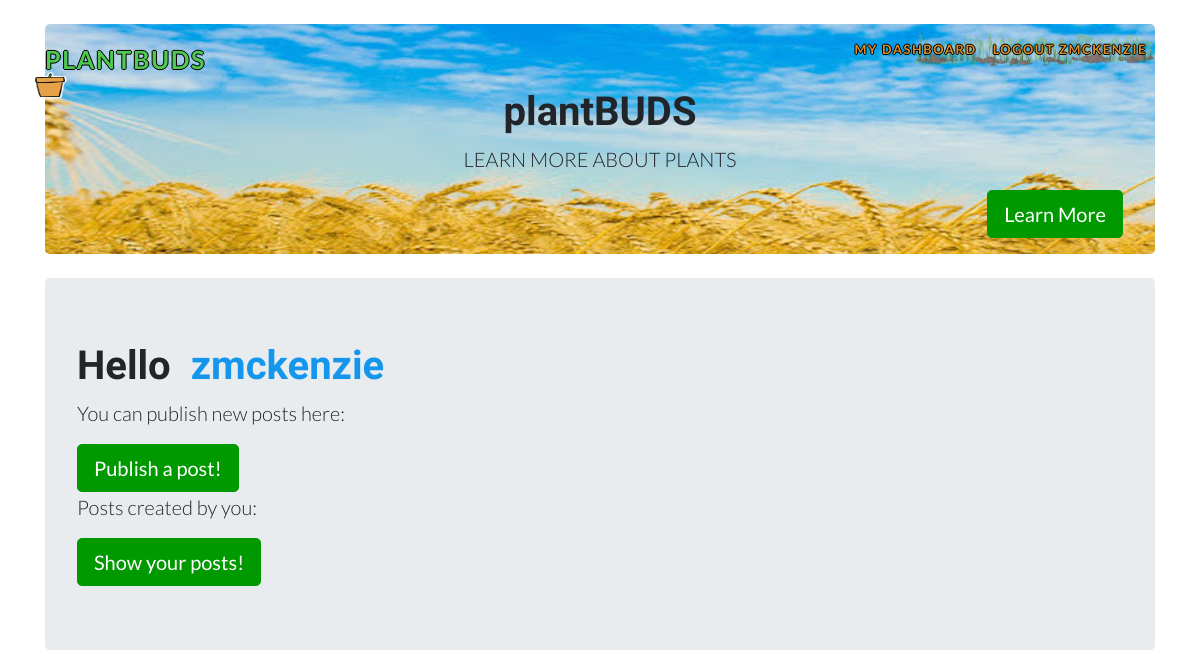
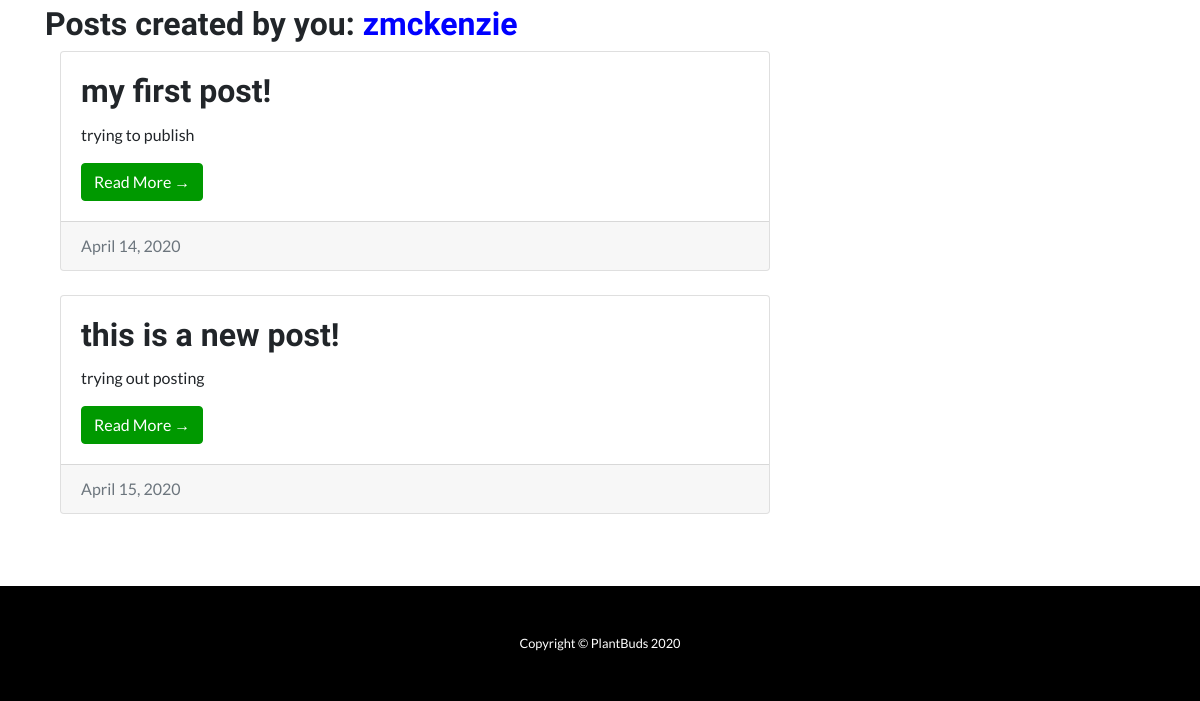
Page /all_posts (signed in) on the earlier database version (2 pictures, top to bottom).
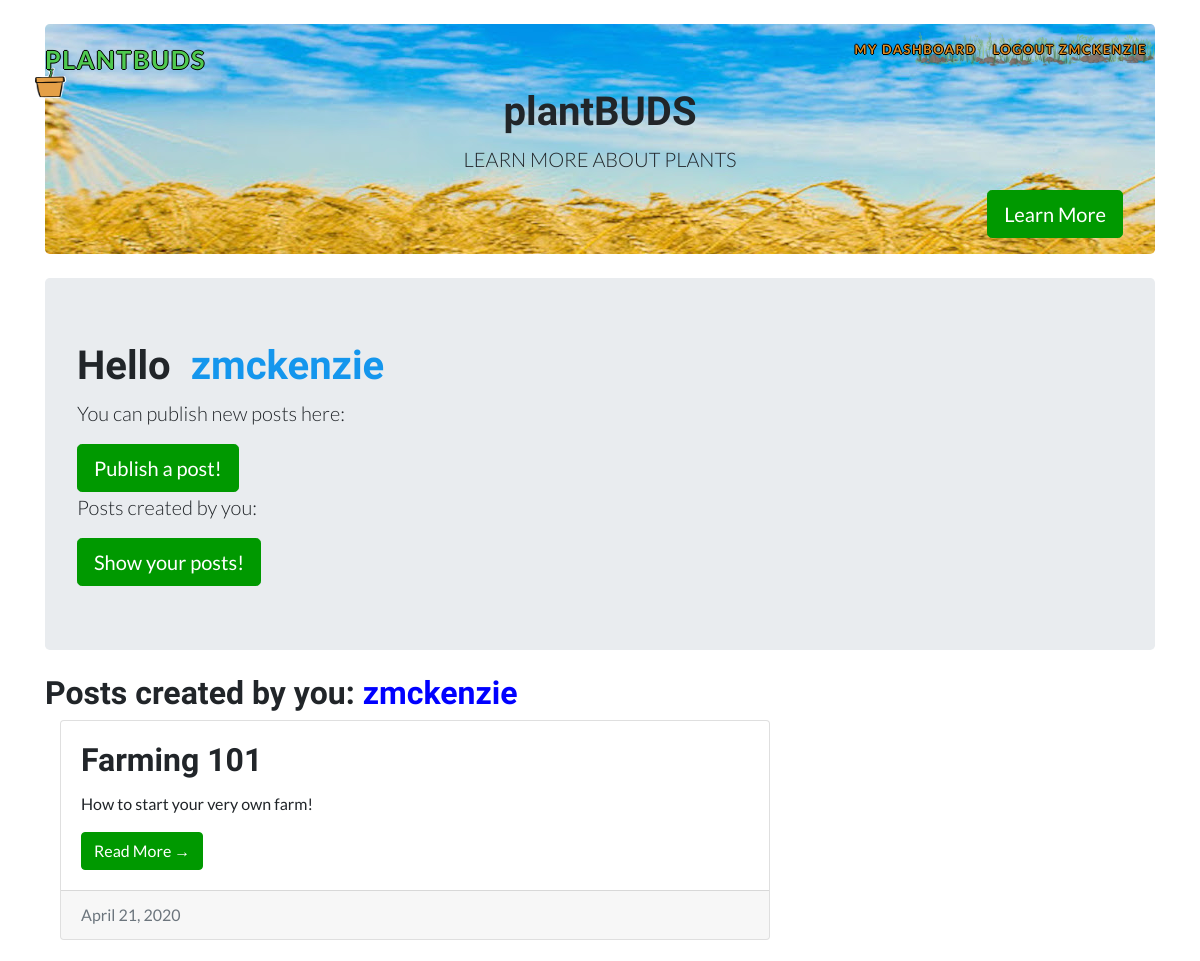
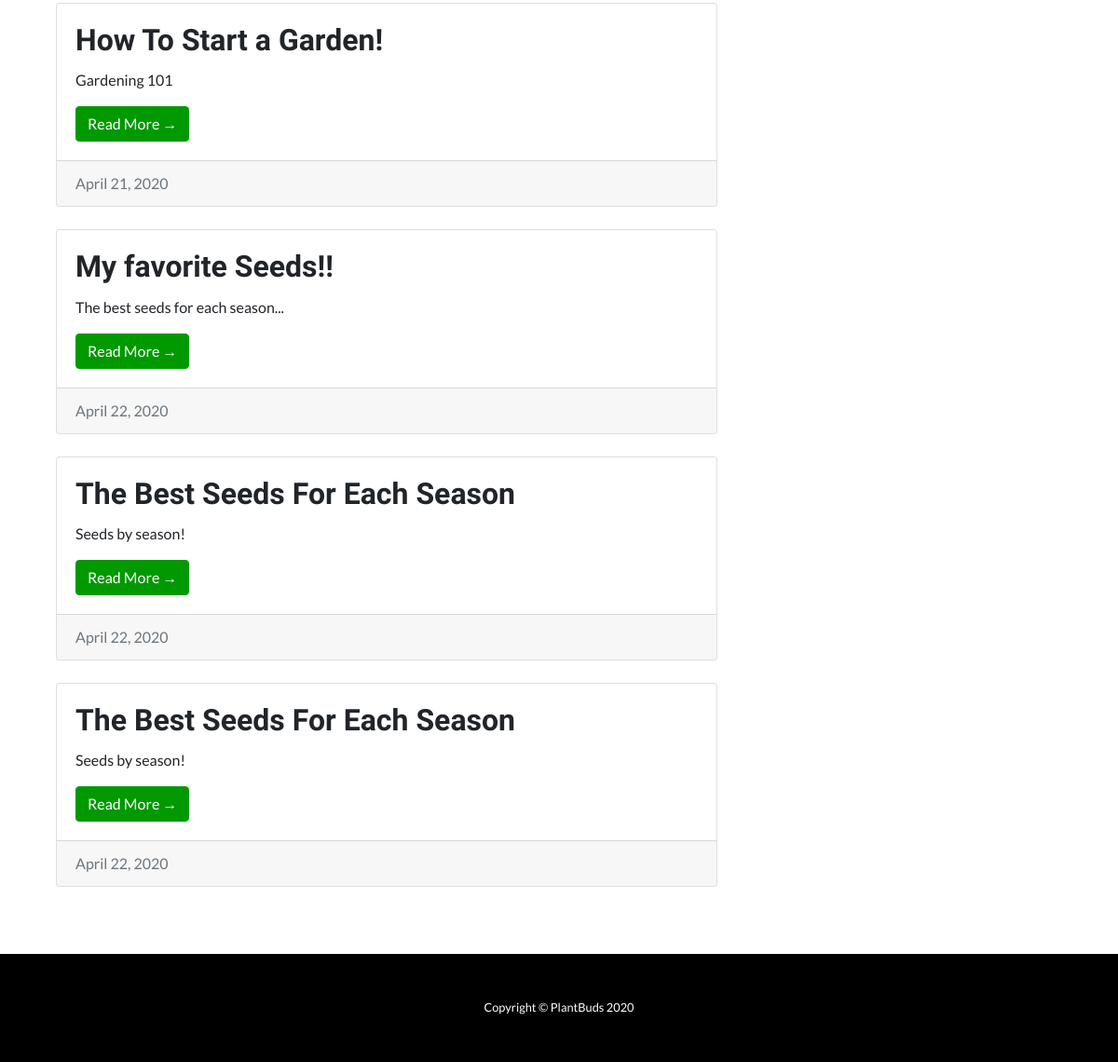
Same page on the later database version (2 pictures, top to bottom).
### share/models.py (models this page shows)
class Publishing(models.Model):
    def __str__(self):
        return self.title
    plantbuddy = models.ForeignKey(PlantBuddy, on_delete=models.CASCADE)
    title = models.CharField(max_length=50, null=False, blank=False, unique=False)
    description = models.TextField(max_length=100, null=False, blank=False, unique=False)
    subject = models.CharField(max_length=50, null=False, blank=False, unique=False)
    body = models.TextField(max_length=10000, unique=False)
    make_public = models.BooleanField(default=True)
    created = models.DateField(auto_now_add=True)
    updated = models.DateField(auto_now=True)     # everytime the obj is saved, new time is saved

### share/views.py (the view)
# urls.py: path('all_posts', views.farmer_posts, name='farmer_posts'),
def farmer_posts(request):
    if request.method == "GET":
        user = request.user
        if not user.is_authenticated:
            return redirect("share:login")
        else:
            all_posts = Publishing.objects.filter(plantbuddy=user.plantbuddy.id)   # Posts table has a plantbuddy field (FK)
            print('*********** Testing objs retrieved from DB ************')
            print('all_posts:', all_posts)
            print('*******************************')
            return render(request, "share/farmer_posts.html", {'all_posts':all_posts})

### share/templates/share/farmer_posts.html (shortened to what this page needs)
{% extends "share/dashboard.html" %}
{% block posts %}
<div class="columns">
    <div class="column">
        <h2 class="title is-2">Posts created by you:
          <span style="color:blue">{{ user.username }}</span>
        </h2>
        <div class="container">
          <div class="row">
            <div class="col-md-8">
      {% for p in all_posts %}
              <div class="card mb-4">
                <div class="card-body">
                  <h2 class="card-title">{{ p.title }}</h2>
                  <p class="card-text">{{ p.description }}</p>
                  <a href="{% url 'share:show_posts' p.id %}" class="btn btn-primary">Read More &rarr;</a>
                </div>
                <div class="card-footer text-muted">
                  {{ p.created }}
                </div>
              </div>
      {% endfor %}
            </div>
          </div>
        </div>
  </div>
      <br><br>
</div>
{% endblock %}

Differences in the rows shown:
removed Publishing: title "my first post!", description "trying to publish", created "April 14, 2020"
removed Publishing: title "this is a new post!", description "trying out posting", created "April 15, 2020"
added Publishing: title "Farming 101", description "How to start your very own farm!", created "April 21, 2020"
added Publishing: title "How To Start a Garden!", description "Gardening 101", created "April 21, 2020"
added Publishing: title "My favorite Seeds!!", description "The best seeds for each season...", created "April 22, 2020"
added Publishing: title "The Best Seeds For Each Season", description "Seeds by season!", created "April 22, 2020"
added Publishing: title "The Best Seeds For Each Season", description "Seeds by season!", created "April 22, 2020"
